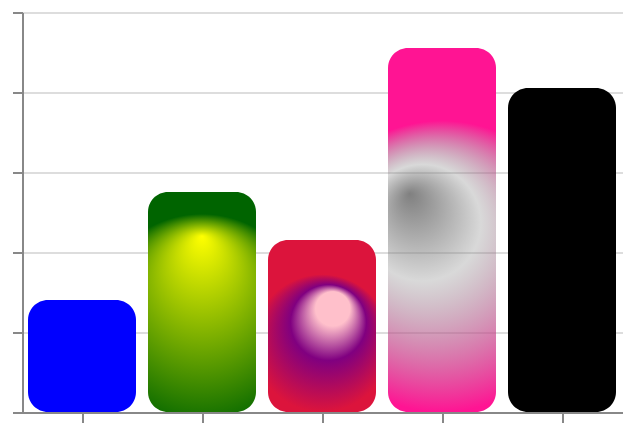

The specification (Vega-Lite) saved for this image:
### Vega specification from a JSON file in a GitHub repository (floating-point values rounded to 4 significant figures)
{"$schema": "https://vega.github.io/schema/vega/v5.json", "description": "A simple bar chart with embedded data.", "background": "white", "padding": 5, "height": 200, "style": "cell", "encode": {"update": {"stroke": {"value": "transparent"}}}, "data": [{"name": "source_0", "values": [{"a": "A", "b": 28, "fill": "blue"}, {"a": "B", "b": 55, "fill": {"gradient": "radial", "x1": 0.5, "y1": 0.2, "x2": 0.5, "y2": 0.6, "r1": 0.0, "r2": 0.5, "stops": [{"offset": 0, "color": "yellow"}, {"offset": 1, "color": "darkgreen"}]}}, {"a": "C", "b": 43, "fill": {"gradient": "radial", "x1": 0.6, "y1": 0.4, "x2": 0.5, "y2": 0.6, "r1": 0.1, "r2": 0.4, "stops": [{"offset": 0, "color": "pink"}, {"offset": 0.4, "color": "purple"}, {"offset": 1, "color": "crimson"}]}}, {"a": "D", "b": 91, "fill": {"gradient": "radial", "x1": 0.2, "y1": 0.4, "x2": 0.5, "y2": 0.6, "r1": 0.0, "r2": 0.4, "stops": [{"offset": 0, "color": "rgb(128, 128, 128)"}, {"offset": 0.4, "color": "rgba(128, 128, 128, 0.3)"}, {"offset": 1, "color": "deeppink"}]}}, {"a": "E", "b": 81, "fill": "black"}]}, {"name": "data_0", "source": "source_0", "transform": [{"type": "stack", "groupby": ["a"], "field": "b", "sort": {"field": [], "order": []}, "as": ["b_start", "b_end"], "offset": "zero"}, {"type": "filter", "expr": "isValid(datum[\"b\"]) && isFinite(+datum[\"b\"])"}]}], "signals": [{"name": "x_step", "value": 60}, {"name": "width", "update": "bandspace(domain('x').length, 0.1, 0.05) * x_step"}], "marks": [{"name": "marks", "type": "rect", "style": ["bar"], "from": {"data": "data_0"}, "encode": {"update": {"fill": {"field": "fill"}, "cornerRadius": {"value": 10}, "ariaRoleDescription": {"value": "bar"}, "description": {"signal": "\"a: \" + (isValid(datum[\"a\"]) ? datum[\"a\"] : \"\"+datum[\"a\"]) + \"; b: \" + (format(datum[\"b\"], \"\"))"}, "x": {"scale": "x", "field": "a"}, "width": {"signal": "max(0.25, bandwidth('x'))"}, "y": {"scale": "y", "field": "b_end"}, "y2": {"scale": "y", "field": "b_start"}}}}], "scales": [{"name": "x", "type": "band", "domain": {"data": "data_0", "field": "a", "sort": true}, "range": {"step": {"signal": "x_step"}}, "paddingInner": 0.1, "paddingOuter": 0.05}, {"name": "y", "type": "linear", "domain": {"data": "data_0", "fields": ["b_start", "b_end"]}, "range": [{"signal": "height"}, 0], "nice": true, "zero": true}], "axes": [{"scale": "y", "orient": "left", "gridScale": "x", "grid": true, "tickCount": {"signal": "ceil(height/40)"}, "domain": false, "labels": false, "aria": false, "maxExtent": 0, "minExtent": 0, "ticks": false, "zindex": 0}, {"scale": "x", "orient": "bottom", "grid": false, "labels": false, "labelAngle": 0, "labelBaseline": "top", "zindex": 0}, {"scale": "y", "orient": "left", "grid": false, "labels": false, "labelOverlap": true, "tickCount": {"signal": "ceil(height/40)"}, "zindex": 0}]}
